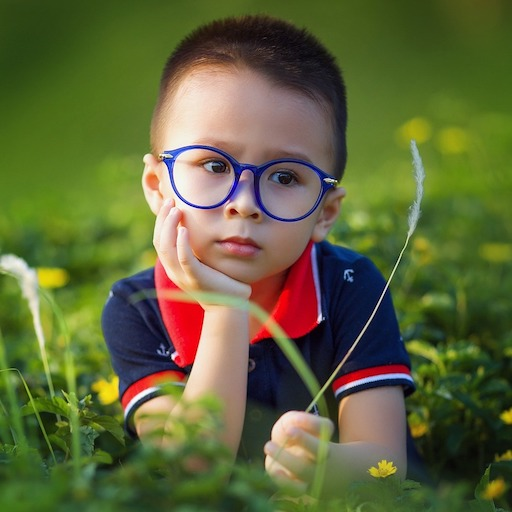
#> input picture data/images/sample.jpg, 512 x 512 px
$ python 03_cropAndResize.py
#> lines starting #> are read from the running program, lines starting #| are printed output that depends on the picture
import cv2
import numpy as np
#cv2.IMREAD_COLOR 랑 1은 같은 의미 입니다.
source = cv2.imread('data/images/sample.jpg',1)
#> source is the input picture: shape (512, 512, 3); mean B, G, R 57.8, 101.6, 95.4

print(cv2.IMREAD_COLOR)

#가로는 80%로
#세로는 60%로
#이미지 확대 / 축소

scaleX = 0.8
scaleY = 0.6

scaleDown = cv2.resize(source,None,fx = scaleX, fy = scaleY, interpolation=cv2.INTER_LINEAR )
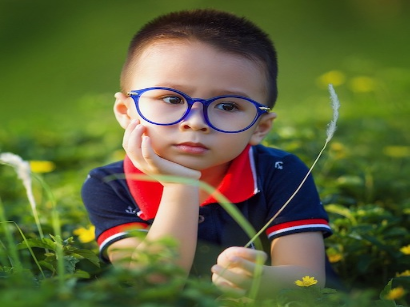
#> scaleDown: shape (307, 410, 3); mean B, G, R 57.7, 101.5, 95.3

print(scaleDown)
#> (printed output is left out)
cv2.imshow('Original', source)
cv2.imshow('scaled Down',scaleDown)

#CROP 이미지 자르기!
crop_img = source[10:200,150:250]
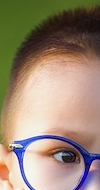
#> crop_img: shape (190, 100, 3); mean B, G, R 116.3, 135.3, 154.6

cv2.imshow('crop_img',crop_img)

cv2.waitKey(0)
cv2.destroyAllWindows()
